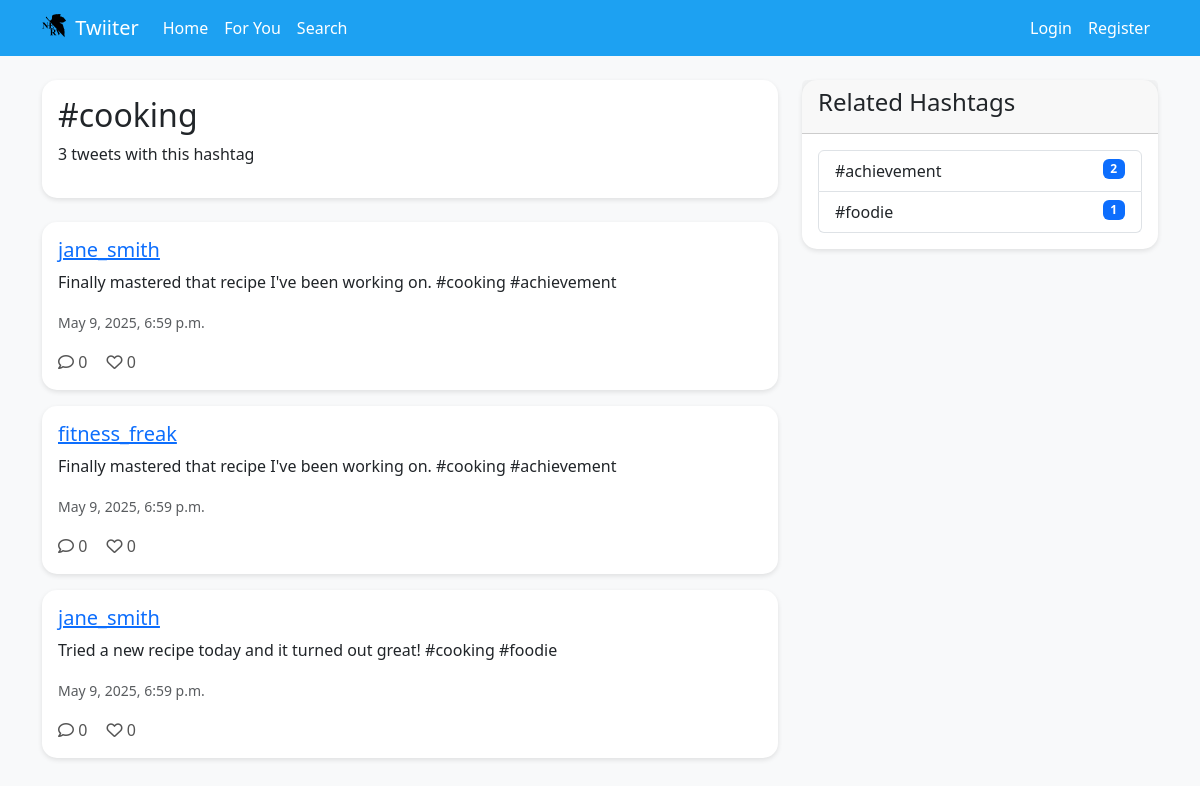
Page /hashtag/cooking/ on the committed database.
### twiiter/models.py (models this page shows, shortened)
class Hashtag(models.Model):
    name = models.CharField(max_length=50, unique=True)
    tweets = models.ManyToManyField(Tweet, related_name='hashtags')
    created_at = models.DateTimeField(auto_now_add=True)

class Tweet(models.Model):
    content = models.CharField(max_length=280)
    created_at = models.DateTimeField(auto_now_add=True)
    author = models.ForeignKey(User, on_delete=models.CASCADE, related_name='tweets')
    image_url = models.CharField(max_length=255, blank=True, null=True)
    class Meta:
        ordering = ['-created_at']

### twiiter/views.py (the view)
# urls.py: path('hashtag/<str:name>/', views.hashtag, name='hashtag'),
def hashtag(request, name):
    hashtag = get_object_or_404(Hashtag, name=name)
    tweets = hashtag.tweets.all()
    related_hashtags = Hashtag.objects.filter(
        tweets__in=tweets
    ).exclude(
        name=name
    ).annotate(
        common_count=models.Count('id')
    ).order_by('-common_count')[:5]
    return render(request, 'twiiter/hashtag.html', {
        'hashtag': hashtag,
        'tweets': tweets,
        'related_hashtags': related_hashtags
    })

### twiiter/templates/twiiter/hashtag.html (shortened to what this page needs)
{% extends 'twiiter/base.html' %}
{% block content %}
<div class="row">
    <div class="col-md-8">
        <div class="card mb-4">
            <div class="card-body">
                <h2>#{{ hashtag.name }}</h2>
                <p>{{ tweets.count }} tweets with this hashtag</p>
            </div>
        </div>
        {% if tweets %}
            {% for tweet in tweets %}
                <div class="card mb-3">
                    <div class="card-body">
                        <a href="{% url 'twiiter:tweet_detail' tweet.id %}" class="tweet-link text-decoration-none text-dark">
                            <h5 class="card-title">
                                <a href="{% url 'twiiter:profile' tweet.author.username %}">
                                    {{ tweet.author.username }}
                                </a>
                            </h5>
                            <p class="card-text">{{ tweet.content }}</p>
                            <small class="text-muted">{{ tweet.created_at }}</small>
                        </a>
                        <div class="tweet-actions mt-3">
                            <a href="{% url 'twiiter:tweet_detail' tweet.id %}">
                                <i class="far fa-comment"></i> {{ tweet.comments.count }}
                            </a>
                            <a href="{% url 'twiiter:like_toggle' tweet.id %}" class="like-button {% if tweet.id in user_liked_tweets %}liked{% endif %}">
                                <i class="{% if tweet.id in user_liked_tweets %}fas{% else %}far{% endif %} fa-heart"></i>
                                <span class="like-count">{{ tweet.likes.count }}</span>
                            </a>
                        </div>
                    </div>
                </div>
            {% endfor %}
        {% else %}
            <p>No tweets with this hashtag yet.</p>
        {% endif %}
    </div>
    <div class="col-md-4">
        <div class="card">
            <div class="card-header">
                <h4>Related Hashtags</h4>
            </div>
            <div class="card-body">
                <div class="list-group">
                    {% for related_hashtag in related_hashtags %}
                        <a href="{% url 'twiiter:hashtag' related_hashtag.name %}" class="list-group-item list-group-item-action">
                            #{{ related_hashtag.name }}
                            <span class="badge bg-primary float-end">{{ related_hashtag.tweets.count }}</span>
                        </a>
                    {% empty %}
                        <p>No related hashtags found.</p>
                    {% endfor %}
                </div>
            </div>
        </div>
    </div>
</div>
{% endblock %}

### twiiter/templates/twiiter/base.html (style rules this page uses)
body { background-color: #f8f9fa; }
.card { margin-bottom: 20px; border-radius: 15px; border: none; box-shadow: 0 2px 5px rgba(0,0,0,0.1); }
.tweet-actions a { color: #555; text-decoration: none; margin-right: 15px; }

### rows in the picture
Hashtag: name "cooking"
Tweet: author.username "jane_smith", content "Finally mastered that recipe I've been working on. #cooking #achievement", created_at "May 9, 2025, 6:59 p.m.", comments.count "0", likes.count "0"
Tweet: author.username "fitness_freak", content "Finally mastered that recipe I've been working on. #cooking #achievement", created_at "May 9, 2025, 6:59 p.m.", comments.count "0", likes.count "0"
Tweet: author.username "jane_smith", content "Tried a new recipe today and it turned out great! #cooking #foodie", created_at "May 9, 2025, 6:59 p.m.", comments.count "0", likes.count "0"
Hashtag: name "achievement", tweets.count "2"
Hashtag: name "foodie", tweets.count "1"

### other values in the picture
{{ tweets.count }} "3"
